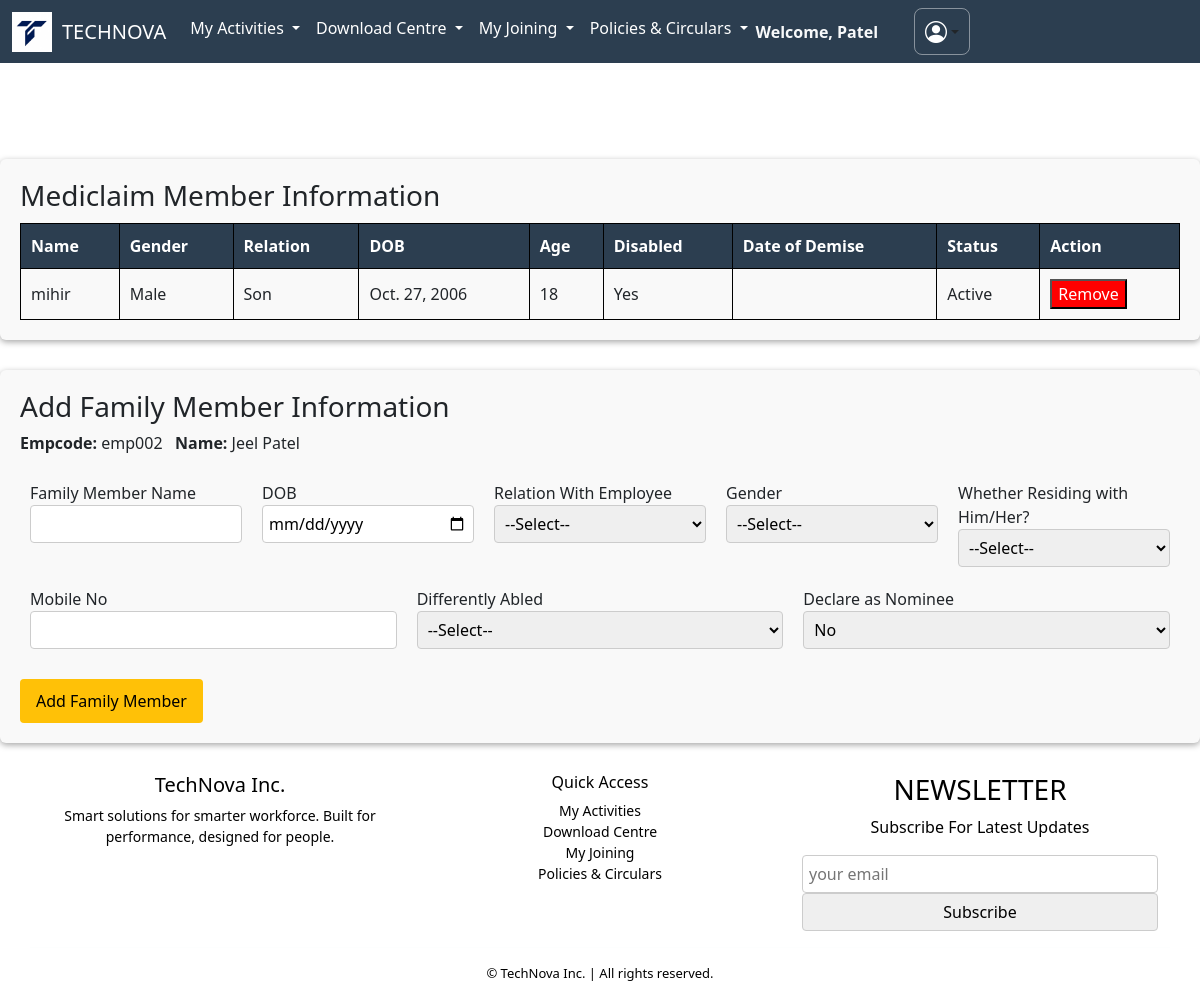
Page /family_info/ (signed in) on the committed database.
### apps/dashboard/models.py (models this page shows, shortened)
class BaseClass(models.Model):
    id = models.UUIDField(primary_key=True, default=uuid.uuid4, editable=False)
    created_at = models.DateTimeField(auto_now_add=True)
    updated_at = models.DateTimeField(auto_now=True)
    class Meta:
        abstract = True

class Employee(BaseClass):
    employee_id = models.CharField(max_length=10, unique=True, blank=True)
    first_name = models.CharField(max_length=255,null=False,blank=False)
    last_name = models.CharField(max_length=255,null=False,blank=False)
    company_email = models.EmailField(unique=True,null=False,blank=False)
    pvt_email = models.EmailField(unique=True,null=False,blank=False)
    mobile = models.CharField(max_length=15,null=False,blank=False)
    password = models.CharField(max_length=8, blank=True,null=False)
    doj = models.DateField(verbose_name="Date of Joining",null=False,blank=False)
    dob = models.DateField(verbose_name="Date of Birth", default="2000-01-01")
    location = models.CharField(max_length=100, blank=True, null=True)
    designation = models.CharField(max_length=100, blank=True, null=True)
    department = models.CharField(max_length=100, blank=True, null=True)
    manager = models.CharField(max_length=100, blank=True, null=True)
    photo = models.ImageField(upload_to='employee_photos/', default='default.jpg')

class FamilyMember(BaseClass):
    employee = models.ForeignKey(Employee, on_delete=models.CASCADE)
    name = models.CharField(max_length=100)
    dob = models.DateField()
    age = models.PositiveIntegerField()
    relation = models.CharField(max_length=50)
    gender = models.CharField(max_length=10)
    residing_with = models.CharField(max_length=10)  # Yes/No
    mobile = models.CharField(max_length=15)
    differently_abled = models.CharField(max_length=10)  # Yes/No
    nominee = models.CharField(max_length=10)  # Yes/No
    disabled = models.BooleanField(default=False)
    date_of_demise = models.DateField(null=True, blank=True)

### apps/dashboard/views.py (the view, shortened to what this page needs)
# urls.py: path('family_info/', family_info, name='family_info'),
def family_info(request):
    employee_id = request.session.get('employee_id')
    if not employee_id:
        return redirect('emplogin')
    employee = Employee.objects.get(employee_id=employee_id)
    family_members = FamilyMember.objects.filter(employee=employee)
    return render(request, 'dashboard/family_info.html', {
        'employee': employee,
        'family_members': family_members
    })

### apps/dashboard/templates/dashboard/family_info.html (shortened to what this page needs)
{% extends 'dashboard/base.html' %}
{% block body %}
</head>
<body>
    <br></br>
    <div class="section">
        <h3>Mediclaim Member Information</h3>
        <table>
            <thead>
                <tr>
                    <th>Name</th>
                    <th>Gender</th>
                    <th>Relation</th>
                    <th>DOB</th>
                    <th>Age</th>
                    <th>Disabled</th>
                    <th>Date of Demise</th>
                    <th>Status</th>
                    <th>Action</th>
                </tr>
            </thead>
            <tbody>
                {% for member in family_members %}
                <tr>
                    <td>{{ member.name }}</td>
                    <td>{{ member.gender }}</td>
                    <td>{{ member.relation }}</td>
                    <td>{{ member.dob }}</td>
                    <td>{{ member.age }}</td>
                    <td>{{ member.differently_abled }}</td>
                    <td>{{ member.date_of_demise|default:"" }}</td>
                    <td>Active</td>
                    <td><button style="background:red;color:white;">Remove</button></td>
                </tr>
                {% empty %}
                <tr>
                    <td colspan="9">No family members found.</td>
                </tr>
                {% endfor %}
            </tbody>
        </table>
    </div>
    <div class="section">
        <h3>Add Family Member Information</h3>
        <p><strong>Empcode:</strong> {{ employee.employee_id }} &nbsp; <strong>Name:</strong> {{ employee.first_name }}
            {{ employee.last_name }}</p>
        <form method="POST">
            <div class="form-row">
                <div class="form-group">
                    <label>Family Member Name</label>
                    <input type="text" name="name" required>
                </div>
                <div class="form-group">
                    <label>DOB</label>
                    <input type="date" name="dob" required>
                </div>
                <div class="form-group">
                    <label>Relation With Employee</label>
                    <select name="relation" required>
                        <option value="">--Select--</option>
                    </select>
                </div>
                <div class="form-group">
                    <label>Gender</label>
                    <select name="gender" required>
                        <option value="">--Select--</option>
                    </select>
                </div>
                <div class="form-group">
                    <label>Whether Residing with Him/Her?</label>
                    <select name="residing_with">
                        <option value="">--Select--</option>
                    </select>
                </div>
                <div class="form-group">
                    <label>Mobile No</label>
                    <input type="text" name="mobile">
                </div>
                <div class="form-group">
                    <label>Differently Abled</label>
                    <select name="differently_abled">
                        <option value="">--Select--</option>
                    </select>
                </div>
                <div class="form-group">
                    <label>Declare as Nominee</label>
                    <select name="nominee">
                        <option value="No">No</option>
                    </select>
                </div>
            </div>
            <button class="submit-btn" type="submit">Add Family Member</button>
        </form>
    </div>
</body>
{% endblock %}

### apps/dashboard/templates/dashboard/base.html (shortened to what this page needs)
<!DOCTYPE html>
<html lang="en">
<head>
  <link href="https://cdn.jsdelivr.net/npm/bootstrap@5.3.6/dist/css/bootstrap.min.css"
 rel="stylesheet" />
  <link rel="stylesheet" href="https://cdnjs.cloudflare.com/ajax/libs/font-awesome/6.5.0/css/all.min.css">
 <link rel="stylesheet" href="https://cdnjs.cloudflare.com/ajax/libs/font-awesome/6.4.0/css/all.min.css">
  <link rel="stylesheet" href="https://cdnjs.cloudflare.com/ajax/libs/font-awesome/6.4.0/css/all.min.css">
  <link rel="stylesheet" href="https://cdn.jsdelivr.net/npm/bootstrap-icons@1.11.3/font/bootstrap-icons.css">
</head>
<body>
  <nav class="navbar navbar-expand-lg navbar-cyan">
    <div class="container-fluid">
      <img src="/media/]logoog.jpg" alt="Login Banner"
        style="height: 40px; width: auto; object-fit: contain; vertical-align: middle; margin-right: 10px;">
      <a class="navbar-brand" href="{% url 'index_inner' %}">TECHNOVA</a>
      <div class="collapse navbar-collapse" id="navbarScroll">
        <ul class="navbar-nav me-auto my-2 my-lg-0 navbar-nav-scroll" style="--bs-scroll-height: 100px;">
          <li class="nav-item dropdown">
            <a class="nav-link dropdown-toggle" href="#" role="button" data-bs-toggle="dropdown" aria-expanded="false">
              My Activities
            </a>
          </li>
          <li class="nav-item dropdown">
            <a class="nav-link dropdown-toggle" href="#" role="button" data-bs-toggle="dropdown" aria-expanded="false">
              Download Centre
            </a>
          </li>
          <li class="nav-item dropdown">
            <a class="nav-link dropdown-toggle" href="#" role="button" data-bs-toggle="dropdown" aria-expanded="false">
              My Joining
            </a>
          </li>
          <li class="nav-item dropdown">
            <a class="nav-link dropdown-toggle" href="#" role="button" data-bs-toggle="dropdown" aria-expanded="false">
              Policies & Circulars
            </a>
          </li>
<div class="d-flex align-items-center ms-auto">
            {% if request.session.employee_name %}
            <span class="me-3 text-light fw-bold">Welcome, {{ request.session.employee_name }}</span>
            {% endif %}
<div class="dropdown d-flex align-items-center ms-auto">
  <button class="btn dropdown-toggle d-flex align-items-center justify-content-center"
          type="button" id="userMenu" data-bs-toggle="dropdown" aria-expanded="false"
          style="background-color: transparent; border: 1px solid #ffffff70; padding: 6px 10px; border-radius: 8px;">
    <i class="bi bi-person-circle" style="font-size: 22px; color: white;"></i>
  </button>
</div>
      </div>
    </div>
  </nav>
  <BR></BR>
  {% block body %}
  {% endblock %}
  <footer class="mt-4" style="background: #ffffff; color: black; ">
    <div class="container text-center">
      <div class="row">
        <div class="col-md-4 mb-3">
          <h5>TechNova Inc.</h5>
          <p style="font-size: 14px;">Smart solutions for smarter workforce. Built for performance, designed for people.
          </p>
        </div>
        <div class="col-md-4 mb-3">
          <h6>Quick Access</h6>
          <ul class="list-unstyled" style="font-size: 14px;">
            <li><a href="{% url 'claims_page' %}" class="text-black text-decoration-none">My Activities</a></li>
            <li><a href="{% url 'salary' %}" class="text-black text-decoration-none">Download Centre</a></li>
            <li><a href="{% url 'generalinfo' %}" class="text-black text-decoration-none">My Joining</a></li>
            <li><a href="{% url 'policy_and_circular' %}" class="text-black text-decoration-none">Policies &
                Circulars</a></li>
          </ul>
        </div>
        <div class="col-md-4 mb-3">
          <h3>NEWSLETTER</h3>
          <p>Subscribe For Latest Updates</p>
          <input type="email" placeholder="your email" class="email">
          <input type="submit" value="Subscribe" class="btn-btn-danger">
        </div>
        <hr class="border-light">
        <div style="font-size: 13px;">&copy; {{ current_year }} TechNova Inc. | All rights reserved.</div>
      </div>
  </footer>
</body>
</html>

### apps/dashboard/templates/dashboard/base.html (style rules this page uses)
html, body { height: 100%; margin: 0; background: #ffffff; }
.navbar-cyan { background-color: #2c3e50; }
.navbar-cyan .nav-link, .navbar-cyan .navbar-brand { color: #ffffff !important; }
.navbar-cyan .dropdown { color: black !important; }

### apps/dashboard/templates/dashboard/family_info.html (style rules this page uses)
body { font-family: 'Segoe UI', sans-serif; background: #ffffff; }
.section { margin-bottom: 30px; background: #f9f9f9; padding: 20px; border-radius: 6px; box-shadow: 0 2px 6px rgba(0.35, 0.35, 0.35, 0.35); }
table { padding: 30px; width: 100%; border-collapse: collapse; margin-top: 10px; border-color: black; }
th, td { padding: 10px; border: 1px solid #000000; }
th { background-color: #2c3e50; color: white; }
.form-row { display: flex; flex-wrap: wrap; margin-bottom: 10px; box-shadow: 0 2px 6px rgba(0, 0, 0, 0.0); }
.form-group { flex: 1; min-width: 200px; padding: 10px; }
input, select { width: 100%; padding: 6px; border: 1px solid #ccc; border-radius: 4px; }
.submit-btn { background: #FFC107; color: rgb(0, 0, 0); padding: 10px 16px; border: none; border-radius: 4px; margin-top: 10px; cursor: pointer; }

### rows in the picture
Employee: session.employee_name "Patel", employee_id "emp002", first_name "Jeel", last_name "Patel"
FamilyMember: name "mihir", gender "Male", relation "Son", dob "Oct. 27, 2006", age "18", differently_abled "Yes"
